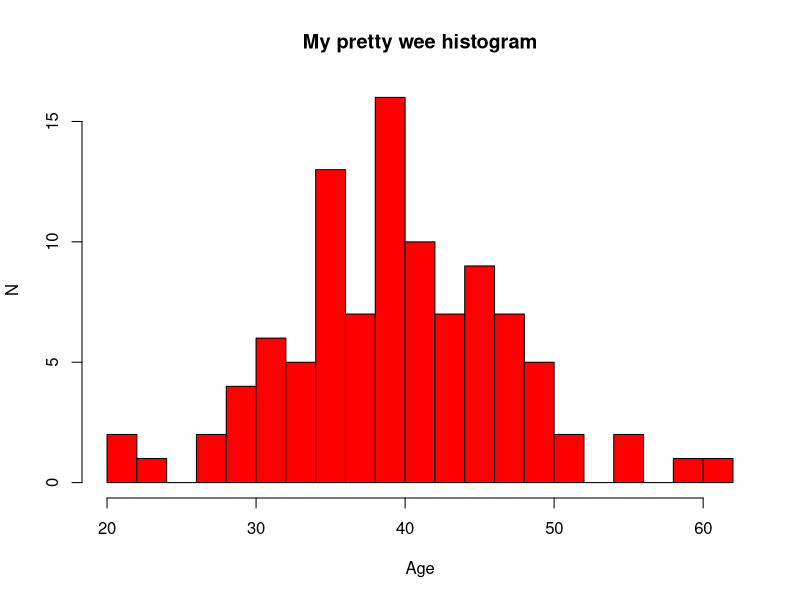

Write R code to recreate this figure. (Note: this script raises an error after producing the figure.)

### in RStudio CONSOLE we run commands by pressing Enter
### in RStudio script editor (e.g., right here where you're looking)
### we run commands by pressing Ctrl+Enter (Windows) or Cmd+Enter (MacOS)

# if you want to know what each of these lines does, either run it by
# navigating to it and pressing Ctrl/Cmd+Enter, or type/copy it into
# console and press Enter

# assignment
x <- 1 # assigns the value (a one-element numerical vector of length) of 1 to variable/object x
x <- x + 1 # re-assigns the value x + 1 to x so that x is now 2
y <- x * 2 # assigns x times 2 to object y

# data structures

## vectors
## created by c()
vec1 <- c(1, 2, 5, 7) # numeric vector of length 4
vec2 <- c("a", "$", "1") # character vector of length 3
vec3 <- c(T, T, F, T, F, F) # logival vector of length 6

vec4 <- 10:7 # numeric vector of length 4 including a sequence of integers from 10 to 7

# we can do maths with NUMERIC vectors
vec1 + vec4

# don't have to be same length
vec1 + 1:2 # R recycles
vec1 + c(1, 3, 5) # gives warning but still runs it

# length
length(vec1)

## lists
## created by list()
list1 <- list(
  vec1,
  vec2,
  vec3)

## Notice that IN SCRIPT, commands can be broken across multiple lines
## provided none of the individual lines can be interpreted as a complete command

## can be named
list2 <- list(
  list_element = list1,
  vector_element = vec4
)

## matrices
## created with matrix()
mat1 <- matrix(data = c(1:30), ncol = 6)
# dimensions
dim(mat1)
# rows
nrow(mat1)
# columns
ncol(mat1)

## data frame
## created with data.frame() or tibble()
df <- data.frame(
  id = as.character(1:100),
  age = round(rnorm(n = 100, mean = 40, sd = 8)),
  iq = rnorm(n = 100, mean = 100, sd = 15),
  pass = sample(x = c(T, F), size = 100, replace = T)
)
## 2 dimensions
dim(df)
nrow(df)
ncol(df)
# names columns = variables
names(df)

# subsetting
## using names - $
df$age

age_of_sample <- df$age

list2$list_element

# we can add columns of data frames
df$age_z <- scale(df$age) # scale() z-transforms age

## indexing
mat1[1, ] # 1st row
mat1[ , 1] # 1st column
df$age[2] # 2nd element of vector df$age
df$age[c(2, 5, 10)] # multiple elements of df$age

mat1[c(3, 5), 2:3] # 2nd and 3rd col, 3rd and 5th row of mat1

df[1:10, c(2,5)] # first 10 rows of cols 2 and 5
df[1:10, c("age", "age_z")] # can use names but in character vectors

## logical subsetting
### logic in R
TRUE & TRUE # and
TRUE | FALSE # or
xor(T, T) # exclusive or

# ! negation
# == comparison

1 == 1 # is 1 equal to 1?
1 == "d"  

!1 == 1 # ! negates expression
1 != 1 # not equal

1 < 4 # is 1 smaller than 4?
5.7 >= -12 # is 5.7 larger than or equal to -12? 

# logical operators join statements
1 < 4 & 5.7 >= -12

## logical subsetting
## using logical vectors of same length as object we're subsetting
length(vec1)
vec1[c(T, T, F, T)]

## conditional logical subsetting
mean(df$age) # what is mean age
df$age < mean(df$age) # is age < mean age
df[df$age < mean(df$age), ] # only give rows of df for which age < mean age

df2 <- df[1:30, ]

df2[df2$age < mean(df$age), ]
age_of_sample <- df$age
df[age_of_sample < mean(age_of_sample), ]

## you can assign values (e.g., NA) to subsets!
df2[df2$age < mean(df$age), ] <- NA
df2$age[is.na(df2$age)] <- mean(df$age)

## subsetting lists
list1[1] # accesses 1st element of a list, where there's a vector
list1[[1]] # accesses the vector itsef
list1[[1]][2] # when we use [[]], the element (here, vector) can be then subsetted the usual way

# functions

## Argument matching
mean(x = df$age) # all arguments to functions have names
sd(df$age) # but we don't HAVE TO use names, if we enter arguments in the right order
scale(df$age, TRUE, FALSE) # centre age around its mean but don't scale it by its SD
scale(x = df$age, center = TRUE, scale = FALSE) # the above, just fully typed out
scale(df$age, FALSE, TRUE) # NOT the same.. here, we scale by sd but don't centre by mean
scale(x = df$age, scale = F, center = T) # IF NAMED, arguments can be entered in any order

var(df$age)
hist(df$age, main = "My pretty wee histogram",
     xlab = "Age", ylab = "N", col = "red",
     breaks = 15)

# arguments MUST BE seperated with commas
# everything separated by commas is arguments
df[c(1, 45), 3] # rows 1 and 45 of column 3
df[1, c(45, 3)] # row 1 of columns 45 and 3


## packages
install.packages("car") # you only do this once
library(car) # do this once per session
library(psych)

## basic descriptives
desc <- describe(mtcars)

# What is the class of desc?
class(desc)

# Ask R to give you number of rows of desc
nrow(desc)

# What are the names of variables in desc?
names(desc)

# only keep vars, mean, sd, min, and max
desc <- desc[ , c("vars", "mean", "sd", "min", "max")]

# let's ask R to print out the mean column
desc$mean # $ notation
desc[["mean"]] # names list way
desc[ , 2] # indexing
desc[ , "mean"] # 2-dimensional subsetting using name
desc[ , names(desc) == "mean"] # logical subsetting

# Let's replace values of "sd" of rows that have "mean" values larger than 100 with NA

desc[desc$mean > 100, "sd"] <- NA

# let's calculate mean and SD of the "sd" column
mean(desc$sd, na.rm = TRUE)
sd(desc$sd, na.rm = T)
